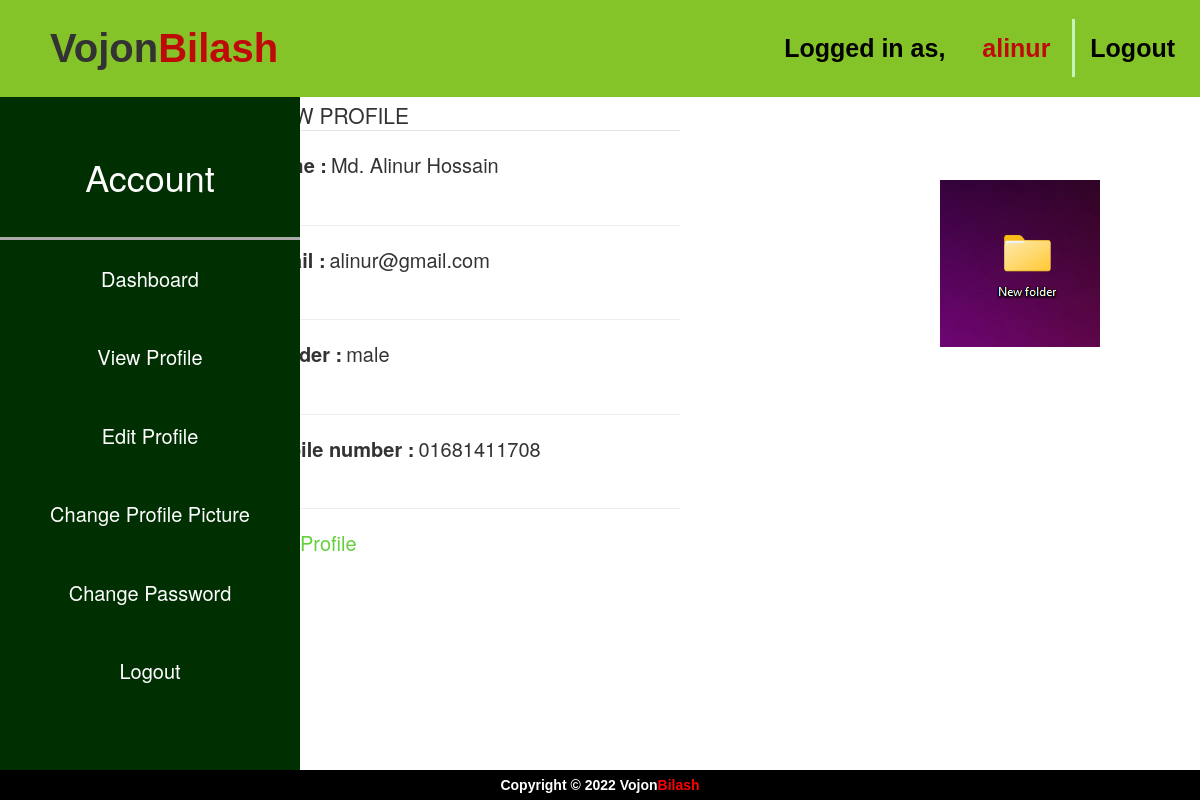
Page /View/ViewProfile.php (signed in) on the committed database.
### tables this page shows
CREATE TABLE `users` (
  `ID` int(10) NOT NULL,
  `name` varchar(30) NOT NULL,
  `email` varchar(30) NOT NULL,
  `user` varchar(30) NOT NULL,
  `pass` varchar(21) NOT NULL,
  `gender` varchar(11) NOT NULL,
  `mobile` varchar(11) NOT NULL
);

### Model/model.php (called while the page is built, shortened)
<?php
function showAllUser()
{
	$conn = db_conn();
    $selectQuery = 'SELECT * FROM `users`';
    try
    {
        $stmt = $conn->query($selectQuery);
    }
    catch(PDOException $e)
    {
        echo $e->getMessage();
    }
    $rows = $stmt->fetchAll(PDO::FETCH_ASSOC);
    return $rows;
}
?>

### Controller/ViewProfileCheck.php (called while the page is built, shortened)
<?php
require_once '../Model/model.php';
$AllUser = showAllUser();
foreach($AllUser as $user)
{
    if($user["user"]==$_SESSION["user"])
    {
        $name = $user['name'];
        $email = $user['email'];
        $gender = $user['gender'];
        $mobile = $user['mobile'];
        break;
    }
    else
    {
        $fileErr = "<label class='text-danger'>Can not find Data</label>";
    }
}
?>

### View/ViewProfile.php (the view, shortened to what this page needs)
<?php
    include 'Header Footer Login Dashboard.php';
    include '../Controller/ViewProfileCheck.php';
?>
<html>
<head>
    <link rel="stylesheet" href="https://maxcdn.bootstrapcdn.com/bootstrap/3.3.6/css/bootstrap.min.css" />
</head>
<body>
    <div class="center" >
        <div class="container" style="width: 450px;">
            <br><br><br><br><br>
            <form action="<?php echo $_SERVER['PHP_SELF'] ?>" method="post">
                <fieldset>
                <legend>VIEW PROFILE</legend>
                <label>Name :</label>
                <span class="credentials"><?php echo $name;?></span>
                <br><br><hr>
                <label>Email  :</label>
                <span class="credentials"><?php echo $email;?></span>
                <br><br><hr>
                <label>Gender :</label>
                <span class="credentials"><?php echo $gender;?></span>
                <br><br><hr>
                <label>Mobile number :</label>
                <span class="credentials"><?php echo $mobile;?></span>
                <br><br><hr>
                <a class="edit" style="text-decoration: none;" href="EditProfile.php">Edit Profile</a><br>
            </form>
        </div>
        <div class="pic">
        <br><br><br><br><br><br><br><br><br>
        </div>
    </div>
</body>
</html>

### View/ViewProfile.php (style rules this page uses)
label { font-size: 20px; }
.credentials { font-size: 20px; }
.edit { font-size: 20px; color: #63CF3C; }
.center { width: 100%; display: flex; justify-content: center; }
.pic { padding-right: 100px; }

### rows in the picture
users: name "Md. Alinur Hossain", email "alinur@gmail.com", gender "male", mobile "01681411708"

### other values in the picture
$_SESSION['user'] "alinur"
